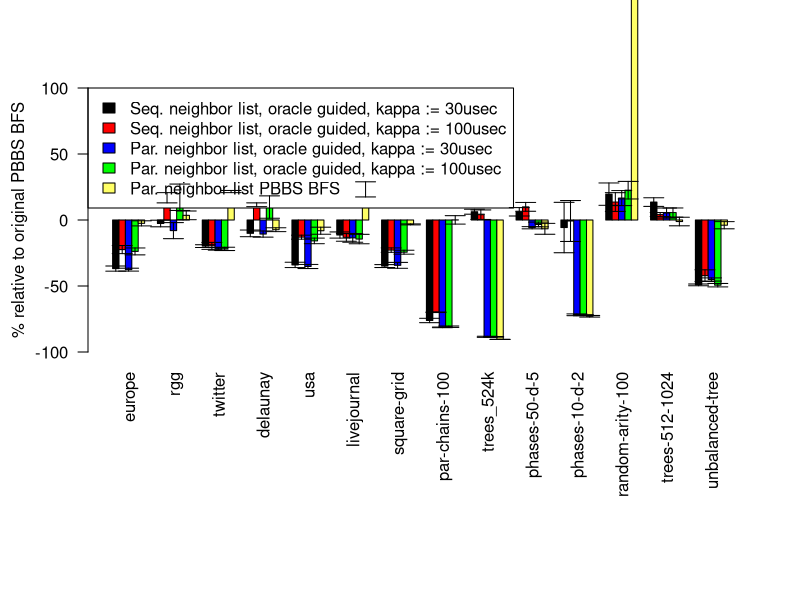

Here is the R script that generated this plot:
pdf('_results/plots_bfs.pdf-1.pdf', height=8.000000, width=13.000000)
error.bar <- function(x, y, upper, lower=upper, length=0.1,...){ 
 if(length(x) != length(y) | length(y) !=length(lower) | length(lower) != length(upper)) 
 stop("vectors must be same length") 
 arrows(x,y+upper, x, y-lower, angle=90, code=3, length=length, ...) 
 } 
 
cols <- as.vector(c('#000000','#FF0000','#0000FF','#00FF00','#FFFF66'))
data0 <- matrix(c(-36.813911,-2.656704,-19.785727,-10.131234,-34.024976,-11.378556,-34.896938,-76.127925,6.272440,6.217883,-5.713736,19.601329,13.569845,-49.154229,-22.411522,16.853466,-19.612926,11.548556,-13.006724,-13.129103,-22.809399,-69.904322,4.024436,9.969168,-0.769527,13.621262,4.124169,-42.158771,-37.613068,-8.053134,-21.876620,-10.656168,-35.216138,-13.566740,-34.345576,-81.354711,-88.500080,-5.858171,-71.796845,16.611296,5.277162,-45.070301,-23.799069,17.227065,-21.876620,9.816273,-15.830932,-14.442013,-24.395623,-80.833283,-88.513477,-3.391572,-72.123894,22.591362,5.631929,-49.390006,-2.537982,3.528435,21.548298,-7.349081,-8.126801,23.194748,-3.325134,0.091075,-90.445314,-6.680370,-72.931897,306.644518,-1.152993,-3.954142),ncol=5)
data0err <- matrix(c(1.956266,2.499638,1.040544,2.527329,2.019394,2.336341,1.101286,1.647348,1.893197,3.176892,19.098202,8.457091,3.266580,0.660131,3.072200,3.885660,2.631574,1.445239,1.506910,2.952021,1.668744,0.201282,3.616522,3.340580,15.506656,7.094404,1.525911,4.435090,1.105479,6.079059,0.953073,2.336990,1.555128,3.274974,2.236289,0.229235,0.413911,0.838104,0.668647,5.696488,3.825589,1.198083,2.606004,9.992863,1.249198,8.473098,2.115796,3.568820,1.493110,0.519111,0.255962,1.790468,0.424113,6.661109,3.481082,1.295921,1.939518,3.293787,0.822214,1.462298,2.659221,5.731204,0.374576,3.204537,0.085657,4.121902,0.612608,3.547202,3.244229,2.720788),ncol=5)

colnames(data0) <- c("Seq. neighbor list, oracle guided, kappa := 30usec","Seq. neighbor list, oracle guided, kappa := 100usec","Par. neighbor list, oracle guided, kappa := 30usec","Par. neighbor list, oracle guided, kappa := 100usec","Par. neighbor list PBBS BFS")

rownames(data0) <- c("europe","rgg","twitter","delaunay","usa","livejournal","square-grid","par-chains-100","trees_524k","phases-50-d-5","phases-10-d-2","random-arity-100","trees-512-1024","unbalanced-tree")

table0 <- t(as.table(data0))

par(mar=c(12, 4, 4, 2) + 0.4)
bp <- barplot(table0, beside=TRUE, space=c(0,2), las=2, col=cols, names.arg=colnames(table0), xlab='', ylab='% relative to original PBBS BFS', legend=rownames(table0), args.legend = list(x = 'topleft'), ylim=range(-100.000000,100.000000) )
error.bar(t(bp),data0,data0err)
title(main='', col.main='black', font.main=1, cex.main=1)

dev.off()